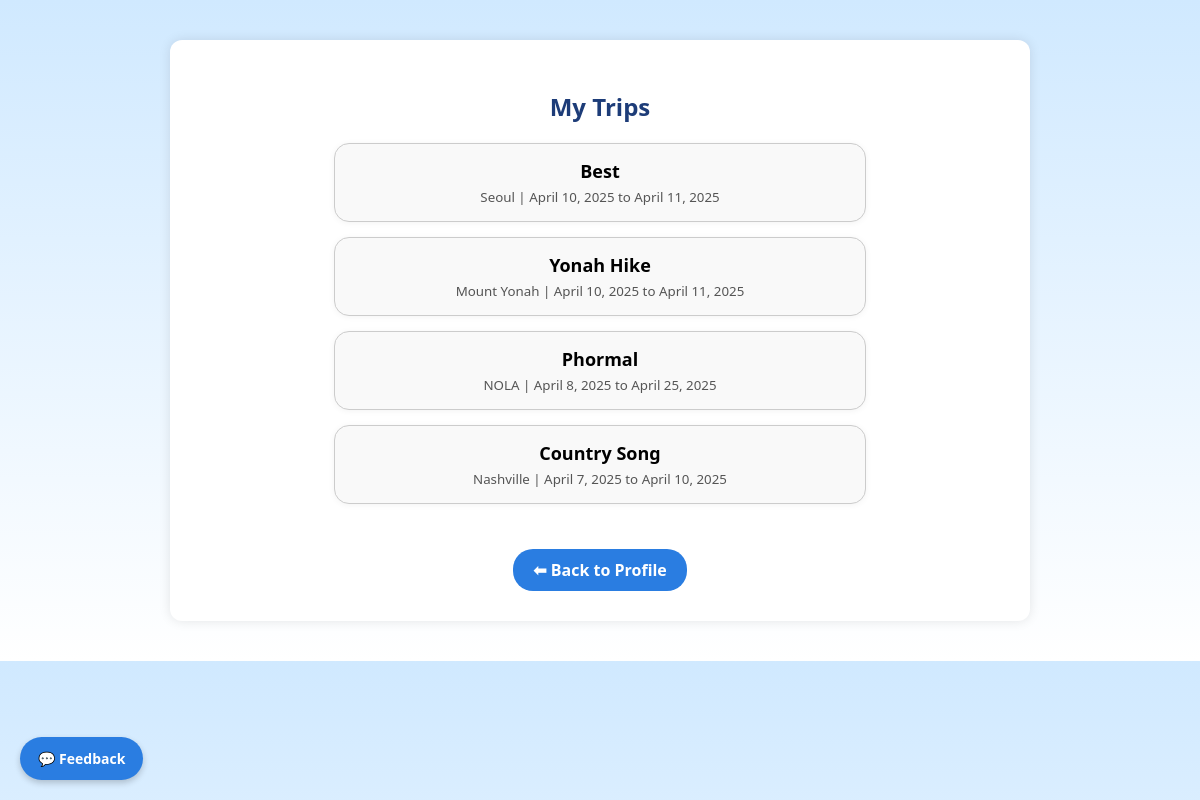
The page /trips/list/ (signed in) on the database as committed earlier.
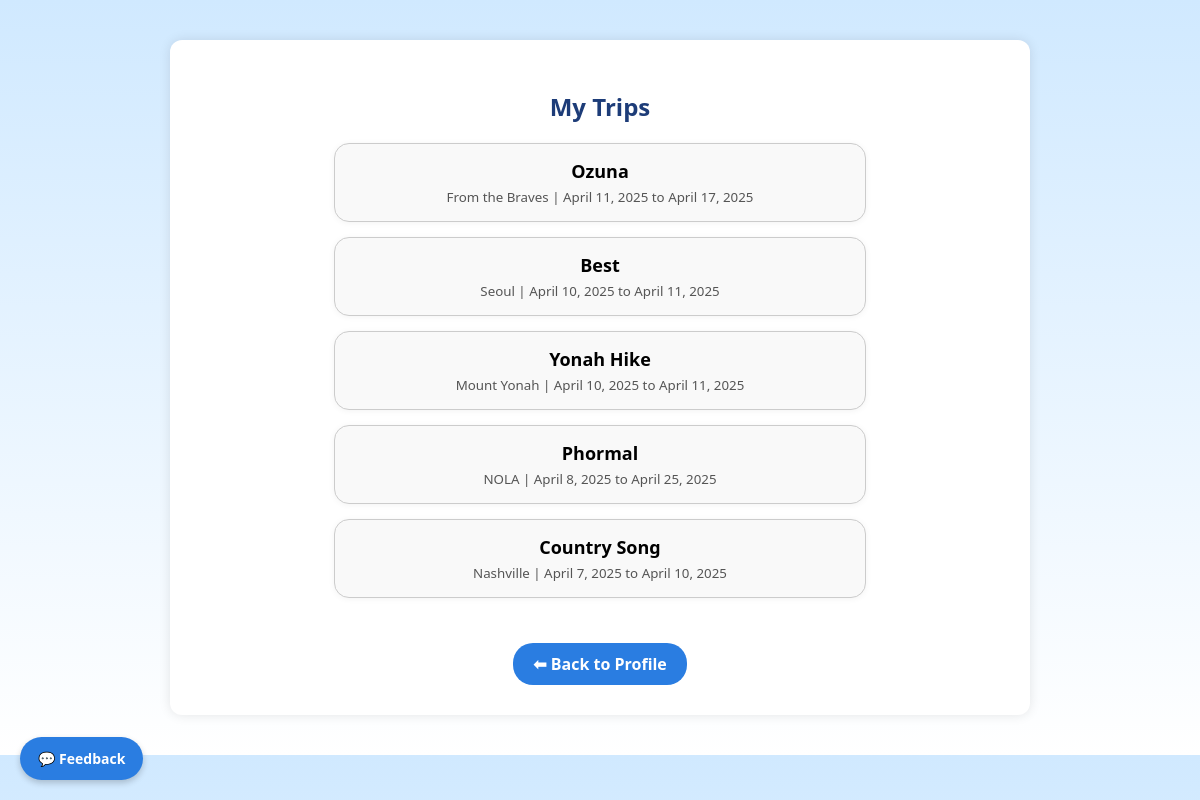
The same page on the database as committed later.
### trips/models.py (models this page shows, shortened)
class Trip(models.Model):
    TRIP_TYPE_CHOICES = [
        ('beach', 'Beach'),
        ('city', 'City'),
        ('hiking', 'Hiking'),
        ('business', 'Business'),
        ('snow', 'Snow / Ski'),
        ('other', 'Other'),
    ]
    user = models.ForeignKey(get_user_model(), on_delete=models.CASCADE)
    name = models.CharField(max_length=100)
    destination = models.CharField(max_length=100)
    start_date = models.DateField()
    end_date = models.DateField()
    trip_type = models.CharField(max_length=50, choices=TRIP_TYPE_CHOICES, default='other')
    manually_cleared = models.BooleanField(default=False)
    is_public = models.BooleanField(default=False)
    share_token = models.CharField(max_length=12, unique=True, blank=True, null=True)

### trips/views.py (the view)
# urls.py: path('list/', views.trip_list, name='trip_list'),
@login_required
def trip_list(request):
    trips = Trip.objects.filter(user=request.user).order_by('-start_date')
    return render(request, 'trips/trip_list.html', {'trips': trips})

### trips/templates/trips/trip_list.html
{% extends 'base.html' %}
{% load static %}
{% block content %}
  <div style="text-align: center;">
    <h2 style="color: #1d3c78; margin-bottom: 20px;">My Trips</h2>
    {% for trip in trips %}
      <a href="{% url 'trip_detail' trip.id %}" style="text-decoration: none; color: inherit;">
        <div style="
          border: 1px solid #ccc;
          border-radius: 15px;
          padding: 15px;
          margin: 15px auto;
          background-color: #f9f9f9;
          max-width: 500px;
          box-shadow: 0 1px 6px rgba(0,0,0,0.05);">
          <span style="font-weight: bold; font-size: 18px;">{{ trip.name }}</span>
          <small style="display: block; color: #555; margin-top: 5px;">
            {{ trip.destination }} | {{ trip.start_date }} to {{ trip.end_date }}
          </small>
        </div>
      </a>
    {% empty %}
      <p>You have no trips yet.</p>
    {% endfor %}
    <a href="{% url 'profile' %}" class="button" style="margin-top: 30px;">⬅ Back to Profile</a>
  </div>
{% endblock %}

Rows that differ between the two databases and show on the page:
added Trip: name "Ozuna", destination "From the Braves", start_date "April 11, 2025", end_date "April 17, 2025"
